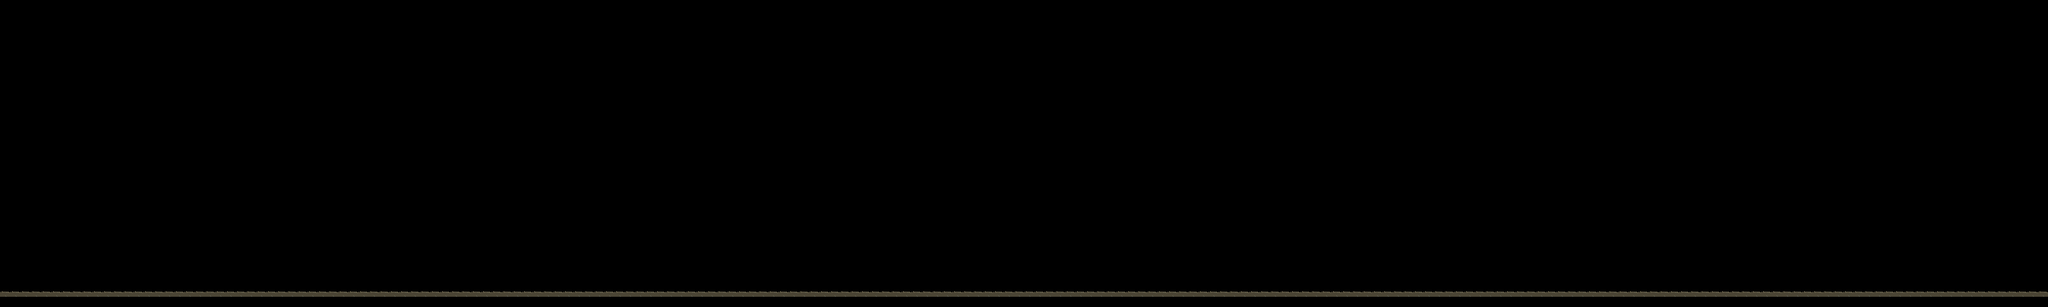

This is a level from a 2D game, rendered from its Tiled map with the project's own tilesets. A one-line summary and the map file follow, with tile-layer data summarised:
An orthogonal 200x30 tile map with 16x16 px tiles, 1 tile layer (fg).

<map version="1.0" orientation="orthogonal" width="200" height="30" tilewidth="16" tileheight="16">
 <tileset firstgid="1" name="EarthTiles" tilewidth="16" tileheight="16">
  <image source="EarthTiles.png" width="128" height="512" />
  <tile id="0">
   <properties>
    <property name="CollisionSet" value="True" />
   </properties>
  </tile>
 </tileset>
 <layer name="fg" width="200" height="30">
  <properties>
   <property name="Collision" value="On" />
  </properties>
  <data>[6000 cells, 200 non-empty, 1 distinct tile ids]</data>
 </layer>
</map>
